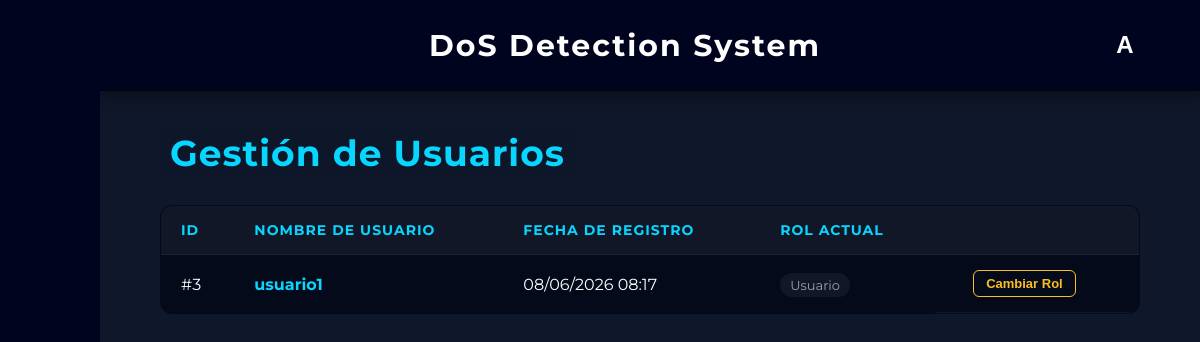
The page /admin/usuarios (signed in) on the database as committed earlier.
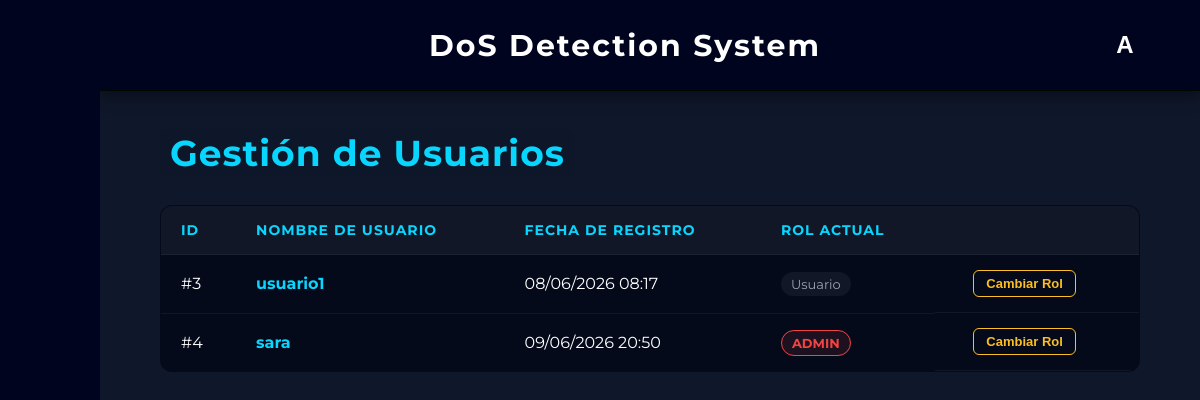
The same page on the database as committed later.
### app/models.py (models this page shows, shortened)
class User(db.Model):
    __tablename__ = 'usuarios'
    id = db.Column(db.Integer, primary_key=True)
    username = db.Column(db.String(50), unique=True, nullable=False)
    password_hash = db.Column(db.String(256), nullable=False)
    fecha_registro = db.Column(db.DateTime, default=datetime.now(pytz.timezone('Europe/Madrid')))
    is_admin = db.Column(db.Boolean, default=False)

### app/routes/pages/admin.py (the view)
@admin_bp.route("/admin/usuarios")
@admin_required
def gestion_usuarios():
    current_admin_id = session.get('user_id')
    usuarios = User.query.filter(User.id != current_admin_id).all()
    return render_template("admin_usuarios.html", usuarios=usuarios)

### app/routes/pages/admin.py (called while the page is built)
def admin_required(f):
    @wraps(f)
    def decorated_function(*args, **kwargs):
        if not session.get('is_admin'):
            flash("Acceso denegado. Se requieren permisos de administrador.", "error")
            return redirect(url_for('dashboard.dashboard'))
        return f(*args, **kwargs)
    return decorated_function

### app/templates/admin_usuarios.html (shortened to what this page needs)
{% extends "base.html" %}
{% block content %}
<div style="padding: 40px 60px;">
    <h2><span style="color: #08d6fe; background-color: #0f172ad3; padding: 2px 10px; border-radius: 6px; margin-bottom: 30px; font-size: 36px; letter-spacing: 1px;">Gestión de Usuarios</span></h2>
    <table class="glass-table" style="margin-top: 30px;">
        <thead>
            <tr>
                <th>ID</th>
                <th>Nombre de Usuario</th>
                <th>Fecha de Registro</th>
                <th>Rol Actual</th>
                <th style="text-align: center;"> </th>
            </tr>
        </thead>
        <tbody>
            {% for u in usuarios %}
            <tr>
                <td>#{{ u.id }}</td>
                <td>
                    <a href="{{ url_for('admin.ver_detalles', user_id=u.id) }}" style="color: #08d6fe; text-decoration: none; font-weight: bold; transition: color 0.2s;" onmouseover="this.style.color='#ffffff'" onmouseout="this.style.color='#08d6fe'">
                         {{ u.username }}
                    </a>
                </td>
                <td>{{ u.fecha_registro.strftime('%d/%m/%Y %H:%M') if u.fecha_registro else '---' }}</td>
                <td>
                    {% if u.is_admin %}
                        <span style="color: #ef4444; font-weight: bold; background: rgba(239, 68, 68, 0.1); padding: 4px 10px; border-radius: 20px; border: 1px solid #ef4444; font-size: 13px;">ADMIN</span>
                    {% else %}
                        <span style="color: #9ca3af; background: rgba(255, 255, 255, 0.05); padding: 4px 10px; border-radius: 20px; font-size: 13px;">Usuario</span>
                    {% endif %}
                </td>
                <td style="text-align: center; display: flex; justify-content: center; gap: 15px; align-items: center;">
                    <form action="{{ url_for('admin.toggle_admin', user_id=u.id) }}" method="POST" style="margin: 0;">
                        <button type="submit" style="background: transparent; color: #fbbf24; border: 1px solid #fbbf24; padding: 5px 12px; border-radius: 6px; font-size: 13px; font-weight: bold; cursor: pointer; transition: all 0.2s;" onmouseover="this.style.background='rgba(251, 191, 36, 0.1)'" onmouseout="this.style.background='transparent'">
                             Cambiar Rol
                        </button>
                    </form>
                </td>
            </tr>
            {% else %}
            <tr>
                <td colspan="5" style="text-align: center; padding: 30px; opacity: 0.7;">No hay otros usuarios registrados en el sistema.</td>
            </tr>
            {% endfor %}
        </tbody>
    </table>
</div>
{% endblock %}

### app/templates/base.html (shortened to what this page needs)
<!DOCTYPE html>
<html lang="en">
<head>
    <link rel='stylesheet' href='https://cdn-uicons.flaticon.com/2.2.0/uicons-regular-rounded/css/uicons-regular-rounded.css'>
    <link rel='stylesheet' href='https://cdn-uicons.flaticon.com/2.2.0/uicons-thin-rounded/css/uicons-thin-rounded.css'>
    <link rel="stylesheet" href="{{ url_for('static', filename='css/style.css') }}">
</head>
<body class="body-home">
    {% if request.endpoint not in ['main.index', 'auth.login', 'auth.register'] %}
        <div class="app-layout">
            <aside class="sidebar" id="appSidebar">
                <div class="sidebar-top">
                    <button class="side-btn hamburger" onclick="toggleSidebar()">
                    </button>
                </div>
                <div class="sidebar-middle">
                    <button class="side-btn" onclick="location.href='/dashboard'" title="Inicio">
                    </button>
                    <button class="side-btn" onclick="location.href='/dispositivos'" title="Dispositivos">
                    </button>
                    <button class="side-btn" onclick="location.href='/modelos'" title="Modelos">
                    </button>
                </div>
            </aside>
            <main class="main-content">
                <header class="app-header">
                    <div class="app-title">
                        <a href="{{ url_for('dashboard.dashboard') }}" style="text-decoration: none;">
                            <h2>DoS Detection System</h2>
                        </a>
                    </div>
                    <div class="user-menu-container">
                        <button class="user-btn" onclick="toggleDropdown()">
                            {% if session.get('guest') %}
                                I
                            {% elif session.get('username') %}
                                {{ session.get('username')[0] | upper }}
                            {% else %}
                                U
                            {% endif %}
                        </button>
                    </div>
                </header>
                <div style="height: calc(100vh - 90px); overflow-y: auto;">
    {% else %}
        <div class="{% block container_class %}container{% endblock %}">
    {% endif %}
        {% block content %}{% endblock %}
    {% if request.endpoint not in ['main.index', 'auth.login', 'auth.register'] %}
                </div>
            </main>
        </div>
    {% else %}
        </div>
    {% endif %}
</body>
</html>

### app/static/css/style.css (style rules this page uses)
* { margin: 0; padding: 0; box-sizing: border-box; }
body { font-family: 'Montserrat'; background-color: #0f172a; color: #e5e7eb; }
button { background-color: #013d76; color: white; border: none; padding: 10px 15px; border-radius: 8px; cursor: pointer; margin-right: 10px; font-weight: bold; }
.body-home { background-image: url('../img/fondo.png'); background-size: cover; background-position: center; background-repeat: no-repeat; background-attachment: fixed; margin: 0; height: 100vh; }
.app-layout { display: flex; height: 100vh; width: 100%; }
.main-content { flex-grow: 1; display: flex; flex-direction: column; padding: 0; }
.sidebar { width: 100px; flex-shrink: 0; background-color: #00041f; border-radius: 0; display: flex; flex-direction: column; align-items: flex-start; justify-content: space-between; padding: 40px 0 40px 22.5px; z-index: 10; transition: width 0.3s ease; }
.sidebar-middle { display: flex; flex-direction: column; gap: 25px; }
.side-btn { width: 55px; height: 55px; border: none; background-color: transparent; color: white; font-size: 22px; font-weight: bold; cursor: pointer; display: flex; align-items: center; justify-content: flex-start; padding-left: 15px; transition: width 0.3s ease, transform 0.2s, color 0.2s; box-shadow: none; overflow: hidden; white-space: nowrap; }
.side-btn.hamburger { font-size: 20px; font-weight: normal; }
.app-header { background-color: #00041f !important; border-bottom: 1px solid #000600 !important; display: flex; justify-content: space-between; align-items: center; padding: 20px 50px; box-shadow: 0 5px 15px rgba(0,0,0,0.4); z-index: 5; }
.app-title { flex-grow: 1; text-align: center; background: transparent !important; border: none !important; box-shadow: none !important; }
.app-title h2 { color: white; margin: 0; font-size: 30px; font-weight: 700; letter-spacing: 2px; text-shadow: none; }
.user-menu-container { position: relative; display: inline-block; }
.user-btn { width: 50px; height: 50px; background-color: transparent; border: none; color: white; font-size: 24px; font-weight: bold; margin-right: 0; cursor: pointer; display: flex; align-items: center; justify-content: center; transition: color 0.2s ease, transform 0.2s ease; }
header { background-color: #020617; padding: 15px; text-align: center; border-bottom: 1px solid #1f2937; }
.glass-table { width: 100%; border-collapse: collapse; background-color: rgba(2, 6, 23, 0.726); border: 1px solid rgba(255, 255, 255, 0.1); border-radius: 12px; overflow: hidden; color: white; }
.glass-table th, .glass-table td { padding: 15px 20px; text-align: left; border-bottom: 1px solid rgba(255, 255, 255, 0.05); }
.glass-table th { background-color: rgba(255, 255, 255, 0.05); font-weight: bold; color: #08d6fe; text-transform: uppercase; font-size: 14px; letter-spacing: 1px; }

Rows that differ between the two databases and show on the page:
added User: id "4", username "sara", fecha_registro "09/06/2026 20:50", is_admin "ADMIN"
